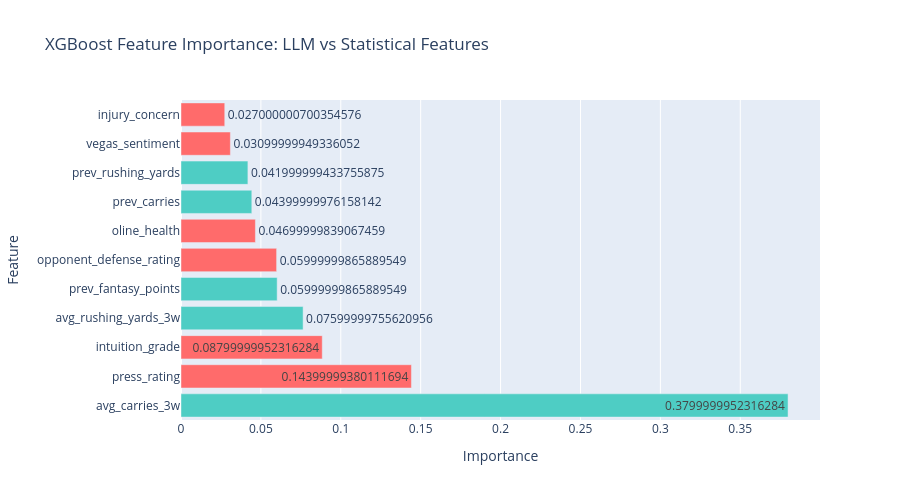

Write notebook code for a chart like this one.
### Code cell
import plotly.graph_objects as go

# Create horizontal bar chart
colors = ["#FF6B6B" if t == "LLM" else "#4ECDC4" for t in importance_df["type"]]

fig = go.Figure(
    data=[
        go.Bar(
            y=importance_df["feature"],
            x=importance_df["importance"],
            orientation="h",
            marker=dict(color=colors),
            text=importance_df["importance"].round(3),
            textposition="auto",
        )
    ]
)

fig.update_layout(
    title="XGBoost Feature Importance: LLM vs Statistical Features",
    xaxis_title="Importance",
    yaxis_title="Feature",
    height=500,
    showlegend=False,
)

fig.show()

### Figure 1 — Plotly figure (JSON) as saved in the notebook; plotly's stock layout.template omitted (floating-point values rounded to 4 significant figures)
{"data": [{"marker": {"color": ["#4ECDC4", "#FF6B6B", "#FF6B6B", "#4ECDC4", "#4ECDC4", "#FF6B6B", "#FF6B6B", "#4ECDC4", "#4ECDC4", "#FF6B6B", "#FF6B6B"]}, "orientation": "h", "text": [0.38, 0.144, 0.088, 0.076, 0.06, 0.06, 0.047, 0.044, 0.042, 0.031, 0.027], "textposition": "auto", "type": "bar", "x": [0.3799, 0.1442, 0.0884, 0.07641, 0.06019, 0.05985, 0.04656, 0.04432, 0.04187, 0.03089, 0.02739], "y": ["avg_carries_3w", "press_rating", "intuition_grade", "avg_rushing_yards_3w", "prev_fantasy_points", "opponent_defense_rating", "oline_health", "prev_carries", "prev_rushing_yards", "vegas_sentiment", "injury_concern"]}], "layout": {"height": 500, "showlegend": false, "title": {"text": "XGBoost Feature Importance: LLM vs Statistical Features"}, "xaxis": {"title": {"text": "Importance"}}, "yaxis": {"title": {"text": "Feature"}}}}
